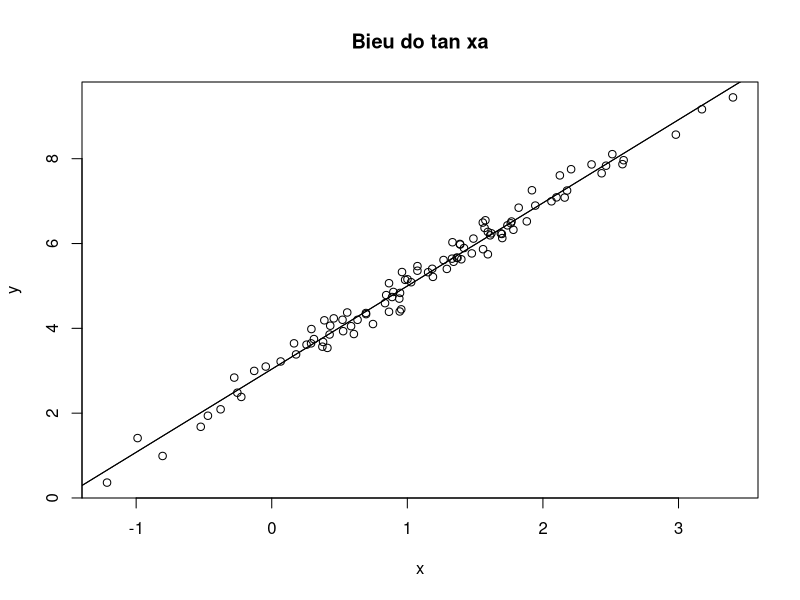

This figure's R source: (Note: this script raises an error after producing the figure.)
## ---- chunk 1
rnorm(10,170,sqrt(16.2))

set.seed(1)

rnorm(10,170,sqrt(16.2))
#HQTT cua Y theo X lm(Y~X,data) ket qua tom tat summary(lm(Y~X,data))
#BT mo hinh dung Y = 3 + 2X
# sinh ra 100 bo (X,Y) theo cach sau
# 1. lay 100 gtri cua X tu pp chuan N(1,1): set.seed(1)
#2. lay 100 gtri sai so tu e tu pp chuan  N(0:0.04) set.seed(2)
#3. tao 100 gtri cua Y tu mo hinh dung cong them e: Y = 3 + 2X +e
#tu 100 bo du lieu (X,Y) dc tao, hay uoc luong mo hinh Y = a_0 + a_1*x + e
# Dua ra cac gtri uoc luong cua he so a_0,a_1 kiem dinh a_0,a_1
# kiem dinh phan du : phan du co tuan theo pp chuan voi GTTB bang 0 k shapiro.test(e) kdinh pp chuan H0: e tuan theo pp chuan
# cach 2 kiem dinh pp chuan   ks.test(e,pnorm)

# Neu e tuan theo pp chuan thi de kd xem gttb co bang 0 k thi dung t.test(e)
# neu e k tuan theo pp chuan thi wilcox.test(e)

# ve do thi tan xa (X,y) ve them duong thang hoi quy Y = a_0 + a_1 * X
## ---- chunk 2
set.seed(1)
x=rnorm(100,1,1)
x


set.seed(2)
e = rnorm(100,0,sqrt(0.04))
e

y= 3 + 2*x + e
y

ul=lm(y~x)
summary(ul)
#pt hqtt la Y = a_0 + a_1 *X
# uoc luong cua a_0 la 3.03 a_1 la 1.9696029
# duong hoi quy tt la Y = 3.0303 + 1.9679 * X
# dua ra cac gtri ul a_0, a-1
confint(ul,level = 0.9)
# kdinh a_0,a_1
summary(ul)

# H0 a_0 =0 >< H1 a_0 != 0
# p_value < 0,.05 -> bac bo H0 -> a_0 thuc su khac 0
## tuong tu a_1 trong summary
## kiem dinh phan du
## H0 phan du tuan theo pp chuan >< H1 phan du
shapiro.test(ul$residuals)
## p_value > 0.05 chap nhan H0 tuc la phan du theo theo
# H0 Ê =0 >< H1 Ee !=0
t.test(ul$residuals)
# p_value > 0.05 chap nhan H0 , phan du tuan theo
# ve do thi tan xa (x,y) them duong thang Y = a_0 + a_1X + e
plot(x,y,main = "Bieu do tan xa")
abline(ul)
a_0 = 3.03790
a_1 = 1.96029

summary(ul)
abline(a=a_0,b=a_1)

## ---- chunk 3

#Xây dựng mô hình trên tập training và áp dụng mô hình vào tập testing
#1. Chia bộ dữ liệu {(x_i,y_i)} ban đầu thành hai tập con:
####training set và testing set
##Lấy ngẫu nhiên một tập dữ liệu con (theo tỉ lệ cho trước) để làm traing set
####và phần dữ liệu còn lại dùng làm testing set
#2. Xử lý trên training set: Mô hình hồi quy lý thuyết Y = alpha_0 + alpha_1 * X + e
##(i)- Đưa ra ước lượng của hệ số hồi quy: alpha_0_h và alpha_1_h
###-> Phương trình đường thẳng hồi quy: y = alpha_0_h + alpha_1_h * x
###- Đưa ra khoảng tin cậy beta cho hệ số hồi quy alpha_0 và alpha_1
###-> KTC beta cho alpha_0 là (a,b): P(a < alpha_0 < b) = beta
##(ii)- Kiểm định/Đánh giá các hệ số hồi quy, tức kiểm định bài toán:
###H0: alpha_0 = 0 vs H1: alpha_0 != 0
##(iii) - Kiểm định phần dư có tuân theo pp chuẩn với giá trị trung bình bằng 0 k?
#3. Đánh giá mô hình trên dựa vào testing set
##- Tính TSS = sum((y - mean(y))^2)
##- Tính RSS = sum(e^2) = sum((y - y_h)^2),trong đó y_h = alpha_0_h + alpha_1_h * x
##- Tính R2 = 1 - RSS/TSS: hệ số xác định
####R2 càng lớn thì ước lượng của a_0, a_1 càng tốt



data(iris)
set.seed(1)
# use 70 % dataset as tranning set and remain 30 % as testing set
sample= sample(c(TRUE,FALSE),nrow(iris),replace=TRUE,prob = c(0.7,0.3))
# sinh ra 1 vecto ngau nhien gom n n quan sat (n = nrow(iris) gia tri = so hang cua )
# cac gtri cua mau sample la TRUE or F
# tham so replace = TRUE tuc la cac gtri T or F co the lap lai nhieu lan
# tham so prob=c(0.7,0.3) tuc la 70% gtri cua mau sample la true,30 la f

sample
table(sample)
train = iris[sample,]

train
dim(train)
test =  iris[!sample,]

# iris xay dung mo hinh hqtt sepal.length(y) theo petal.length(x)




## ---- chunk 4
data(datasets)
attach(cars)
View(cars)
set.seed(1)
### Chia bộ dữ liệu cars thành hai bộ dữ liệu con:training(65%) và testing(35%)
data_car=sample(c(TRUE,FALSE),50,replace= TRUE,prob=c(0.65,0.35))
data_car

table(data_car)

train=cars[data_car,]
train 

dim(train)

testing = cars[!data_car,]
### Phân tích hồi quy tuyến tính của biến dist theo speed trên bộ dữ liệu training.
ul = lm(dist ~ speed,data = train)
summary(ul)

###  Mô hình hồi quy lý thuyết Y = a_0 + a_1 * X + e

e = residuals(train)

a_0 = -16.6093
a_1 = 3.8433

# dua ra cac gtri ul a_0, a-1
confint(a_0,a_1)

shapiro.test(ul$residuals)

t.test(ul$residuals)


